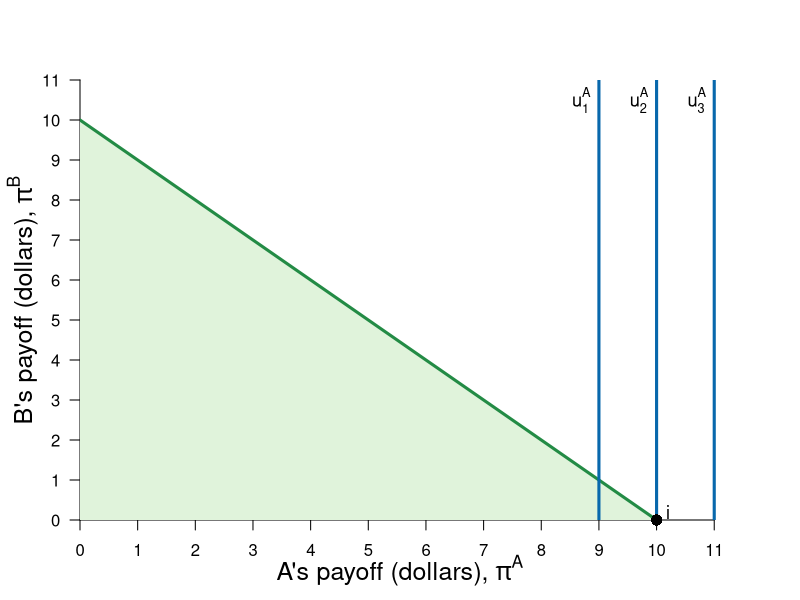

Source code (R):
#Graph Designer: Simon Halliday
#Authors: Bowles, Foley and Halliday
#Title: Microeconomics: Competition, Conflict and Coordination

library(shape)
#pdf(file = "feasible_dictator_selfishSTEP1.pdf", width = 8, height = 8)
#pdf(file = "feasible_dictator_selfishSTEP2.pdf", width = 8, height = 8)
#pdf(file = "feasible_dictator_selfishSTEP3.pdf", width = 8, height = 8)
#pdf(file = "feasible_dictator_selfishSTEP4.pdf", width = 8, height = 8)
pdf(file = "constrained_optimization/feasible_dictator_selfish.pdf", width = 8, height = 8)

#Set parameters for graphics
axislabelsize <- 1.5
labelsize <- 1.1
graphlinewidth <- 3
segmentlinewidth <- 2

COL <- c("#7fc97f", "#beaed4", "#fdc086", "#ffff99", "#386cb0", "#f0027f", "#bf5b17", "#666666")
COLA <- c("#e0f3db", "#99d8c9","#66c2a4","#41ae76", "#238b45", "#005824")
COLB <- c("#4eb3d3", "#2b8cbe", "#0868ac","#084081")

#Edited the margins to cater for the larger LHS labels
par(mar =  c(4, 4, 4, 4))

ppf <- function(x, slope = 1, bary = 10) {
  bary - slope * x
}

uFn <- function(x, y, alpha = 1){
  ((x)^alpha)*(y^(1-alpha))
}

indiffA <- function(x, ubar = uFn(10,0) - 1, alpha = 1) {
  (ubar/ ((x)^alpha))^(1/ (1 - alpha))
}

ylims <- c(0, 11)
xlims <- c(0, 11.1)

npts <- 501 
x <- seq(xlims[1], xlims[2], length.out = npts)
y <- seq(ylims[1], ylims[2], length.out = npts) 
#step by step graphs:
#step2:
#a <- uFn(10, 0) - 1
#step 3:
#a <- c(uFn(10, 0) - 1, uFn(10, 0) + 1)
#final:
a <- c(uFn(10, 0) - 1, uFn(10, 0), uFn(10, 0) + 1) #alpha = 0.4

plot(0, 0, xlim = xlims, ylim = ylims, type = "n",
     xlab = expression(paste("")),
     ylab = expression(paste("")), 
     xaxt = "n", 
     yaxt = "n", 
     cex.lab = axislabelsize, 
     bty = "n", 
     xaxs="i", 
     yaxs="i"
)


# ticksy <- seq(from = 0, to = ylims[2], by = 1)
# ylabels <- seq(from = 0, to = ylims[2], by = 1)
ticksx <- seq(from = 0, to = xlims[2], by = 1)
xlabels <- seq(from = 0, to = xlims[2], by = 1)
ticksy <- seq(from = 0, to = ylims[2], by = 1)
ylabels <- seq(from = 0, to = ylims[2], by = 1)
# ticksx <- c(xlims[1], 5.25, 8.944272, xlims[2])
# xlabels <- c(NA, expression(paste(x,"*")), expression(paste(bar(x))), NA)

axis(1, at = ticksx, pos = 0, labels = xlabels)
axis(2, at = ticksy, pos = 0, labels = ylabels, las = 1)

npts <- 500 
xx1 <- seq(xlims[1], xlims[2], length.out = npts)
xx2 <- seq(0, xlims[2], length.out = npts)
xx3 <- seq(xlims[1], 0, length.out = npts)
xx4 <- seq(-11, 0, length.out = npts)

#Draw the polygon for shading the feasible set
xpoly1 <- seq(from = xlims[1], 10, length.out = 500)
ypoly1 <- ppf(xpoly1)
polygon(x = c(0, xpoly1, 0),
        y = c(0, ypoly1, 0),
        col=COLA[1], density=NULL, border = NA)

#Draw the graphs
lines(xx1, ppf(xx1), col = COLA[5], lwd = graphlinewidth)

#Label the feasible frontier
text(16, 3, expression("Feasible Frontier"), cex = labelsize)
Arrows(16, 3.1, 16, 3.9, col = "black", lty = 1, lwd = 2, arr.type = "triangle", arr.lwd = 0.5)

contour(x, y, 
        outer(x, y, uFn),
        drawlabels = FALSE,
        col = COLB[3],
        lwd = graphlinewidth,
        levels = a, 
        xaxs="i", 
        yaxs="i", 
        add = TRUE, 
        xpd = TRUE)

#Axis labels
mtext(expression(paste("A's payoff (dollars), ", pi^A)), side = 1, line = 2.5, cex = axislabelsize)
text(-1, 0.5*ylims[2], expression(paste("B's payoff (dollars), ", pi^B)), xpd = TRUE, cex = axislabelsize, srt = 90) 

#Add mrs = mrt at i
# text(7, 4, expression(paste(mrs == mrt)), cex = labelsize)
# Arrows(7, 3.85, 7, 3.3, col = "black", lty = 1, lwd = 2, arr.type = "triangle", arr.lwd = 0.5)

#Label the indifference curves
text(8.7, 10.5, expression(u[1]^A), cex = labelsize)
text(9.7, 10.5, expression(u[2]^A), cex = labelsize)
text(10.7, 10.5, expression(u[3]^A), cex = labelsize)

#Annotate max u point on feasible frontier
text(10.2, 0.2, expression(paste(i)), cex = labelsize)
# segments(7, 0, 7, ppf(x = 7), lty = 2, col = "gray", lwd = segmentlinewidth)
# segments(0, ppf(x = 7), 7, ppf(x = 7), lty = 2, col = "gray", lwd = segmentlinewidth)
points(10, 0, pch = 16, col = "black", cex = 1.5, xpd = NA)

# text(4.2+0.2, ppf(4.2) + 0.2, expression(paste(a*minute)), cex = labelsize)
# segments(4.2, 0, 4.2, ppf(x = 4.2), lty = 2, col = "gray", lwd = segmentlinewidth)
# segments(0, ppf(x = 4.2), 4.2, ppf(x = 4.2), lty = 2, col = "gray", lwd = segmentlinewidth)
# points(4.2, ppf(x = 4.2), pch = 16, col = "black", cex = 1.5)
# 

# text(9+0.2, ppf(9) + 0.2, expression(paste(b*minute)), cex = labelsize)
# segments(9, 0, 9, ppf(x = 9), lty = 2, col = "gray", lwd = segmentlinewidth)
# segments(0, ppf(x = 9), 9, ppf(x = 9), lty = 2, col = "gray", lwd = segmentlinewidth)
# points(9, ppf(x = 9), pch = 16, col = "black", cex = 1.5)



dev.off()
